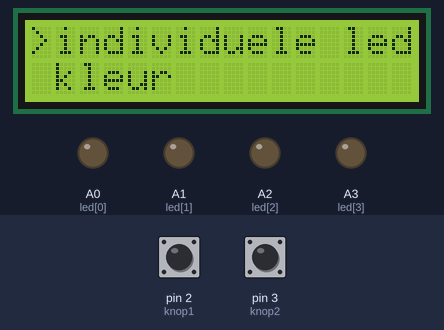
The sketch below on a simulated Arduino Uno, built with avr-gcc and run on an emulated ATmega328P. Shown: 16×2 character LCD, output pins drawn as LEDs (lit = HIGH). Inputs (shaded band) come from the test bench; at power-on: pin 2 (knop1) HIGH, pin 3 (knop2) HIGH. What the sketch prints to the serial monitor is not drawn.

Above: at 1.2 s.
1.3 s: pin 2 (knop1) pulled LOW for 0.15 s
At 2.4 s:
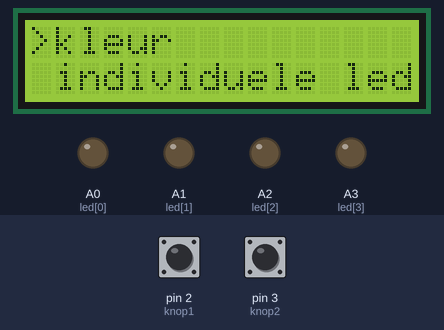
2.9 s: pin 2 (knop1) pulled LOW for 1 s
At 3.6 s:
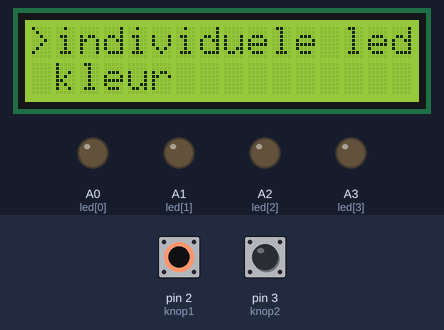
5.4 s: pin 2 (knop1) pulled LOW for 3.2 s
At 6.9 s:
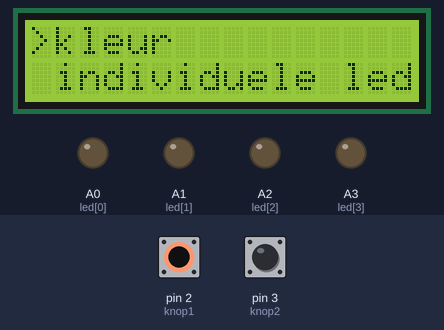
Timing chart, 0 to 8.4 s (numbered marks = the images above; inputs shaded):
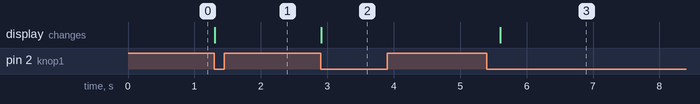

Measured:
- after the input at 1.3 s, the display: changes at once (image 1)
- after the input at 2.9 s, the display: changes at once (image 2)
- after the input at 5.4 s, the display: changes after 0.21 s (image 3)

The sketch:

Opdracht2_1.ino
```cpp
#include <LiquidCrystal.h>

const int rs = 12, en = 11, d4 = 4, d5 = 5, d6 = 6, d7 = 7;
LiquidCrystal lcd(rs, en, d4, d5, d6, d7);

const int led[4]= {A0,A1,A2,A3};
const int knop1= 2;
const int knop2= 3;

int plaats = 0;
int dePlaats = 0;
int i = 0;
int selectedLed = 0;
int currentMenu = 0; //startMenu() = 0
                     //individueelMenu() = 1
                     //toggleNrMenu() = 2
                     //kleurMenu() = 3
                     //toggleColorMenu() = 4

bool menuChooser = true;
bool optieGeselecteerd = false;
bool debounceK1 = false;
bool debounceK2 = false;

void setup() {
  // put your setup code here, to run once:
  for(i = 0; i<4;i++){
    pinMode(led[i],OUTPUT);
  }

  attachInterrupt(digitalPinToInterrupt(knop1),onKnop1, FALLING);
  attachInterrupt(digitalPinToInterrupt(knop2),onKnop2, FALLING);
  Serial.begin(9600);
  lcd.begin(16,2);
}

void loop() {
  // put your main code here, to run repeatedly:
  if(menuChooser){
    Serial.println("FLAG 7");
    switch(currentMenu){
      case 0:
        startMenu();
        break;
      case 1:
      Serial.print("FLAG 3");
      Serial.print(optieGeselecteerd);
        individueelMenu();
        Serial.print("FLAG 4");
        break;
      case 2:
        //toggleNrMenu(selectedLed);
        break;
      case 3:
        //kleurMenu();
        break;
      case 4:
       // toggleColorMenu();
        break;
      default:
        startMenu();
        break;
    }
    menuChooser = false;
  }

  if(debounceK1||debounceK2){
    delay(200);
    debounceK1 = false;
    debounceK2 = false;
    }
}

void onKnop1(){
  if(!debounceK1){
    plaats++;
    menuChooser = true;
    debounceK1 = true;
  }
}

void onKnop2(){
  if(!debounceK2){
    menuChooser = true;
    optieGeselecteerd = true;
    debounceK2 = true;
  }
}

void printMenu(String opties[],int aantalOpties){

  dePlaats = plaats%aantalOpties;
  Serial.println("in print");
  Serial.println(dePlaats);
  lcd.clear();
  lcd.setCursor(0,0);
  lcd.print(">");

  lcd.setCursor(1,0);
  lcd.print(opties[dePlaats]);
  lcd.setCursor(1,1);
  if(dePlaats+1>=aantalOpties){
    dePlaats = -1;
  }
  lcd.print(opties[dePlaats+1]);
}

void startMenu(){
    if(optieGeselecteerd){
      Serial.println("FLAG 5");
      plaats = 0;
      optieGeselecteerd = false;
      menuChooser = true;

      switch(dePlaats){
      case 0:
      Serial.println("FLAG 6");
        currentMenu = 1;

        break;
      case 1:
        //currentMenu = 3;
        break;
      default:
        currentMenu = 0;
        break;
      }
    }
    else{
      Serial.println("did not break");
      int aantalOpties = 2;
      String opties[aantalOpties] = {"individuele led","kleur"};
      printMenu(opties, aantalOpties);
    }
  }

void individueelMenu(){
    if(optieGeselecteerd){
      Serial.println("FLAG 1");
      plaats = 0;
      optieGeselecteerd = false;
      menuChooser = true;
      selectedLed = led[dePlaats];
      currentMenu = 2;
      return;
    }
   Serial.println("FLAG 2");
    int aantalOpties = 5;
    String opties[aantalOpties] = {"1","2", "3", "4", "Terug naar het hoofdmenu"};
    printMenu(opties, aantalOpties);
}
```
